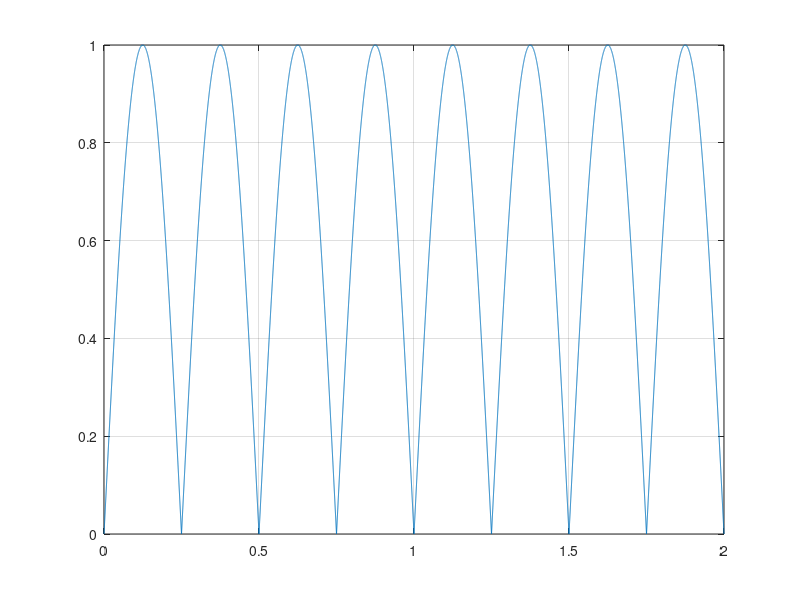
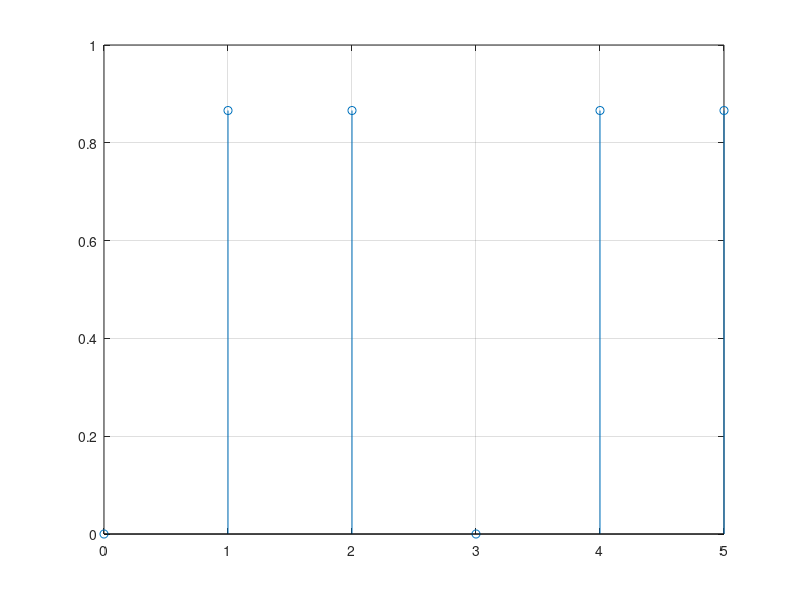

The MATLAB script that drew these images, in order:
Fs=12000;
%perioada este de 0.5ms => f = 2000Hz
F=2000;
N=0.5*12;
w=2*pi*F/Fs;
n=0:N-1;
t=0:1/Fs:2;

%a)
s=abs(sin(2*pi*t*2));
figure(1)
plot(t,s)
grid    
%semnal continuu in timp absolut folosind functia plot

%b)
s=abs(sin(w*n));
figure(2)
stem(n,s)
grid
%semnal discret in functie de n folosind functia stem